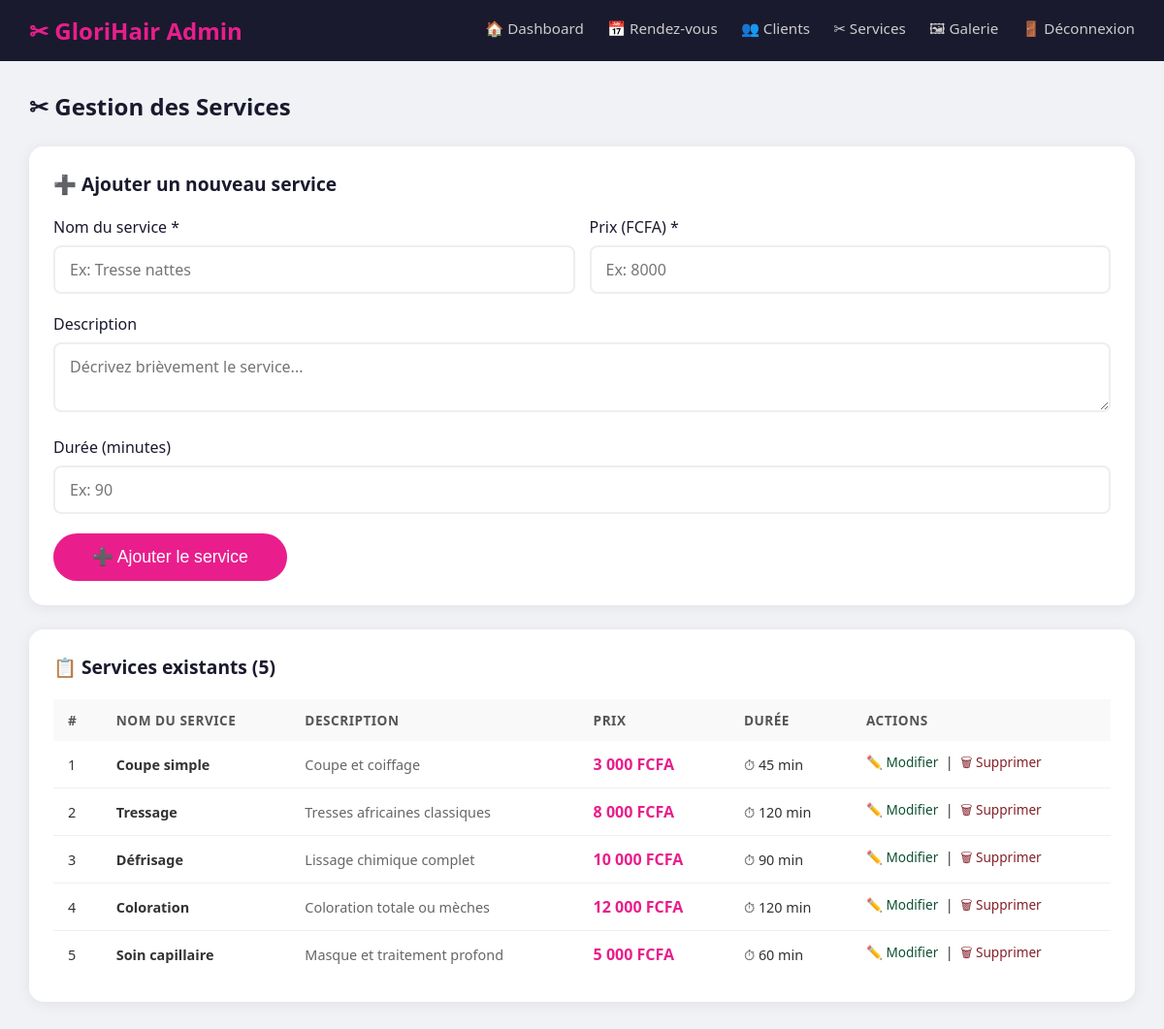
The app's page /admin/services.php (signed in) with its own data.
### tables this page shows
CREATE TABLE `services` (
  `id` int(11) NOT NULL,
  `nom` varchar(100) NOT NULL,
  `description` text DEFAULT NULL,
  `prix` decimal(10,2) NOT NULL,
  `duree` int(11) DEFAULT NULL COMMENT 'durée en minutes',
  `image` varchar(255) DEFAULT NULL,
  `created_at` timestamp NOT NULL DEFAULT current_timestamp()
);

### admin/services.php (the view, shortened to what this page needs)
<?php
require_once '../includes/db.php';
$services = $pdo->query("SELECT * FROM services ORDER BY id ASC")->fetchAll();
?>
<!DOCTYPE html>
<html lang="fr">
<head>
    <link rel="stylesheet" href="../css/style.css">
</head>
<body>
<div class="admin-navbar">
    <div class="logo">✂ GloriHair Admin</div>
    <nav>
        <a href="index.php">🏠 Dashboard</a>
        <a href="rendez_vous.php">📅 Rendez-vous</a>
        <a href="clients.php">👥 Clients</a>
        <a href="services.php">✂ Services</a>
        <a href="galerie.php">🖼 Galerie</a>
        <a href="logout.php">🚪 Déconnexion</a>
    </nav>
</div>
<div class="admin-content">
    <h2 style="color:#1a1a2e;margin-bottom:25px;">✂ Gestion des Services</h2>
    <div class="card">
        <h3>➕ Ajouter un nouveau service</h3>
        <form method="POST">
            <div class="form-grid">
                <div class="form-group">
                    <label>Nom du service *</label>
                    <input type="text" name="nom" placeholder="Ex: Tresse nattes" required>
                </div>
                <div class="form-group">
                    <label>Prix (FCFA) *</label>
                    <input type="number" name="prix" placeholder="Ex: 8000" required>
                </div>
            </div>
            <div class="form-group">
                <label>Description</label>
                <textarea name="description" rows="2"
                          placeholder="Décrivez brièvement le service..."></textarea>
            </div>
            <div class="form-group">
                <label>Durée (minutes)</label>
                <input type="number" name="duree" placeholder="Ex: 90">
            </div>
            <button type="submit" class="btn">➕ Ajouter le service</button>
        </form>
    </div>
    <div class="card">
        <h3>📋 Services existants (<?= count($services) ?>)</h3>
        <table>
            <thead>
                <tr>
                    <th>#</th>
                    <th>Nom du service</th>
                    <th>Description</th>
                    <th>Prix</th>
                    <th>Durée</th>
                    <th>Actions</th>
                </tr>
            </thead>
            <tbody>
            <?php foreach ($services as $s): ?>
            <tr>
                <td><?= $s['id'] ?></td>
                <td><strong><?= htmlspecialchars($s['nom']) ?></strong></td>
                <td style="color:#666;max-width:250px;">
                    <?= htmlspecialchars(substr($s['description'], 0, 60)) ?>
                </td>
                <td class="prix-badge"><?= number_format($s['prix'],0,',',' ') ?> FCFA</td>
                <td>⏱ <?= $s['duree'] ?> min</td>
                <td>
                    <a href="?modifier=<?= $s['id'] ?>"
                       style="color:#0f5132;font-size:0.85rem;">✏️ Modifier</a> &nbsp;|&nbsp;
                    <a href="?supprimer=<?= $s['id'] ?>"
                       onclick="return confirm('Supprimer ce service ?')"
                       style="color:#842029;font-size:0.85rem;">🗑 Supprimer</a>
                </td>
            </tr>
            <?php endforeach; ?>
            </tbody>
        </table>
    </div>
</div>
</body>
</html>

### css/style.css (style rules this page uses)
* { margin: 0; padding: 0; box-sizing: border-box; }
body { font-family: 'Segoe UI', Tahoma, Geneva, Verdana, sans-serif; color: #333; background: #fff; }
a { text-decoration: none; color: inherit; }
.btn { background: #e91e8c; color: #fff; padding: 14px 40px; border: none; border-radius: 30px; font-size: 1.1rem; cursor: pointer; transition: background 0.3s, transform 0.2s; display: inline-block; }
.form-group { margin-bottom: 20px; }
.form-group label { display: block; margin-bottom: 8px; color: #1a1a2e; font-weight: 500; }
.form-group input, .form-group select, .form-group textarea { width: 100%; padding: 12px 15px; border: 2px solid #eee; border-radius: 8px; font-size: 1rem; transition: border-color 0.3s; font-family: inherit; }

### admin/services.php (style rules this page uses)
body { background:#f0f2f5; }
.admin-navbar { background:#1a1a2e;padding:15px 30px;display:flex;justify-content:space-between;align-items:center; }
.admin-navbar .logo { color:#e91e8c;font-size:1.5rem;font-weight:700; }
.admin-navbar nav a { color:#ccc;margin-left:20px;font-size:0.95rem; }
.admin-content { padding:30px;max-width:1200px;margin:0 auto; }
.card { background:#fff;border-radius:15px;padding:25px;box-shadow:0 2px 15px rgba(0,0,0,0.07);margin-bottom:25px; }
.card h3 { color:#1a1a2e;margin-bottom:20px;font-size:1.2rem; }
table { width:100%;border-collapse:collapse; }
th { background:#f9f9f9;padding:12px 15px;text-align:left;color:#555;font-size:0.85rem;text-transform:uppercase;letter-spacing:0.5px; }
td { padding:12px 15px;border-bottom:1px solid #f0f0f0;font-size:0.9rem; }
tr:last-child td { border-bottom:none; }
.prix-badge { color:#e91e8c;font-weight:700;font-size:1rem; }
.form-grid { display:grid;grid-template-columns:1fr 1fr;gap:15px; }

### records on screen
services: id "1", nom "Coupe simple", description "Coupe et coiffage", prix "3 000", duree "45"
services: id "2", nom "Tressage", description "Tresses africaines classiques", prix "8 000", duree "120"
services: id "3", nom "Défrisage", description "Lissage chimique complet", prix "10 000", duree "90"
services: id "4", nom "Coloration", description "Coloration totale ou mèches", prix "12 000", duree "120"
services: id "5", nom "Soin capillaire", description "Masque et traitement profond", prix "5 000", duree "60"

### other values on screen
count($services) "5"
